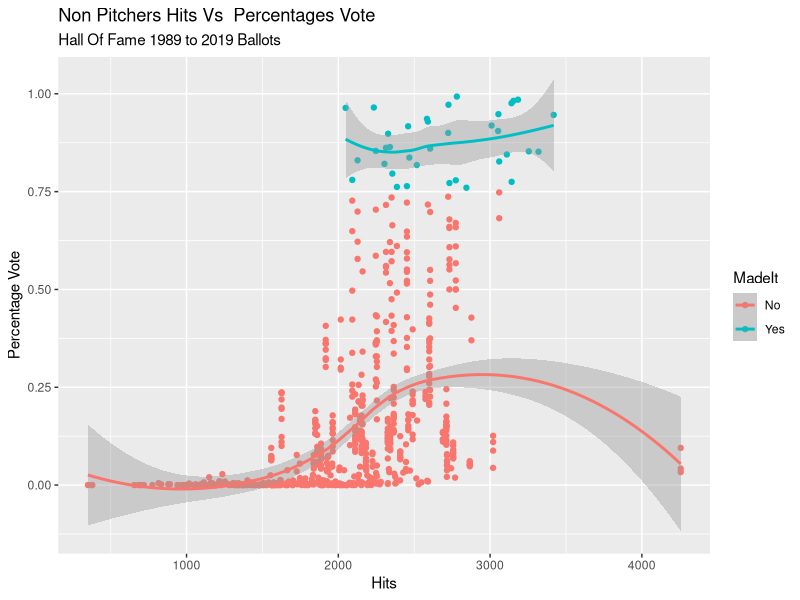
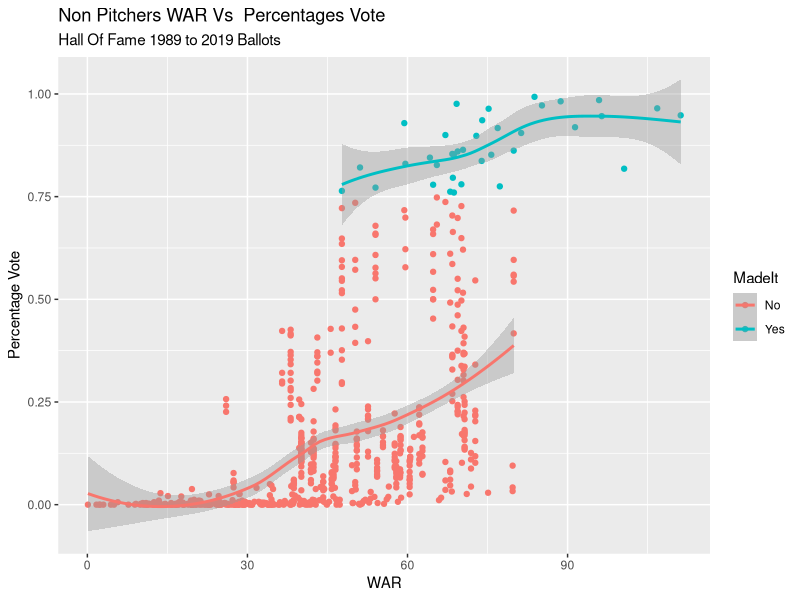
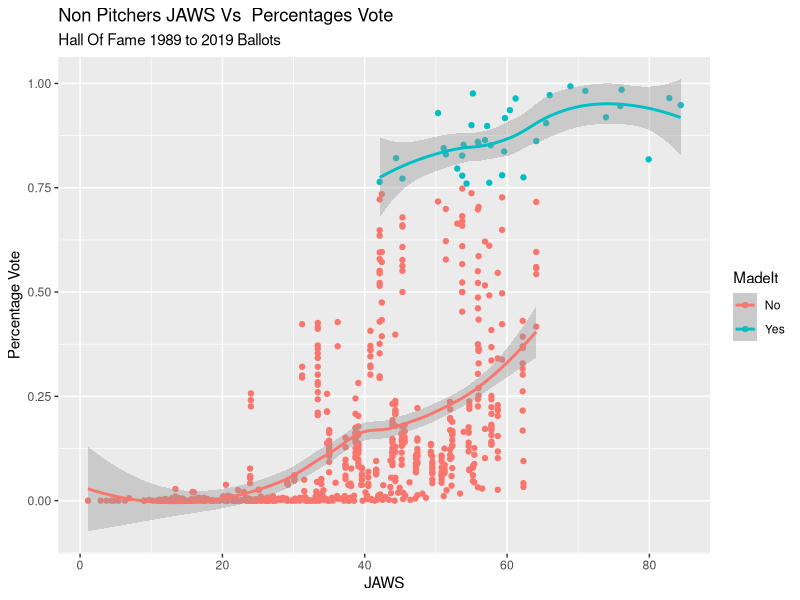
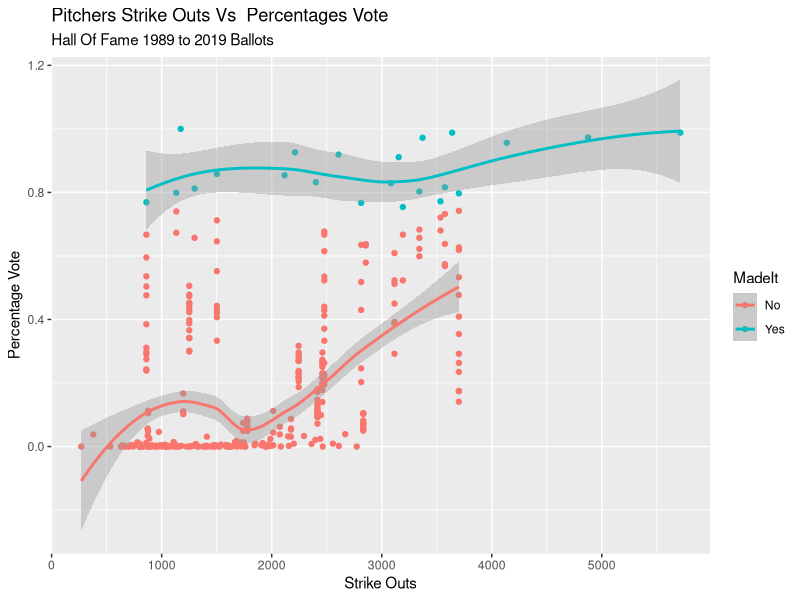
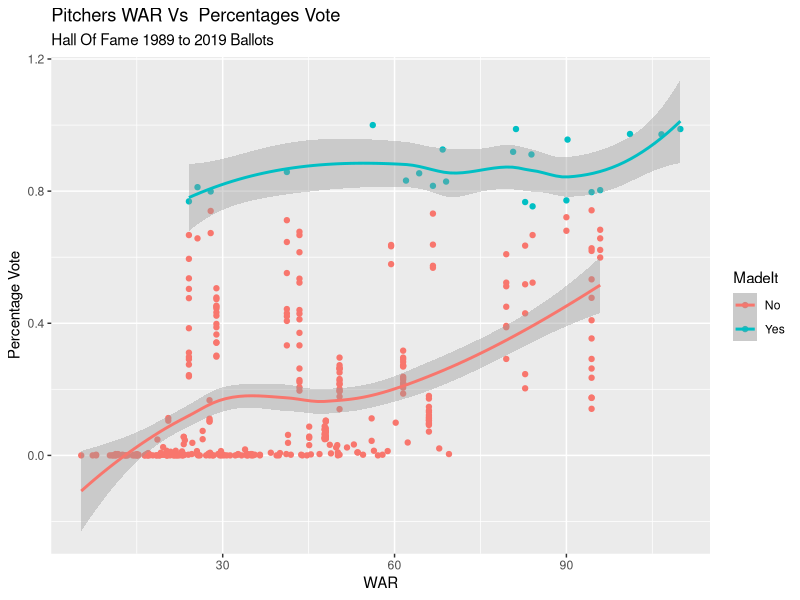
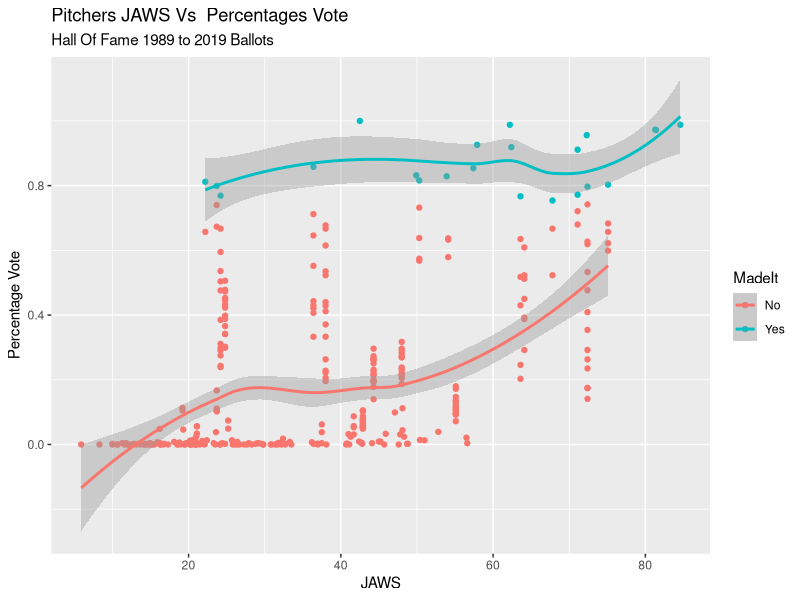
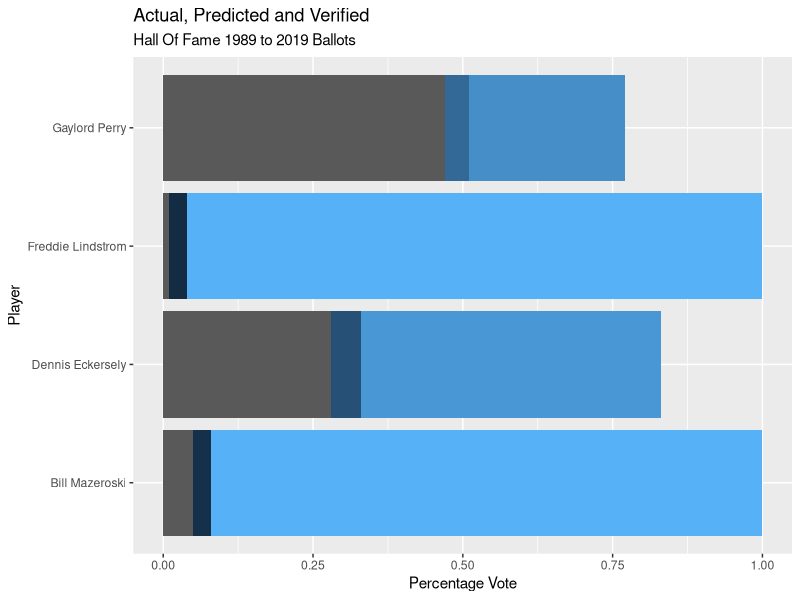
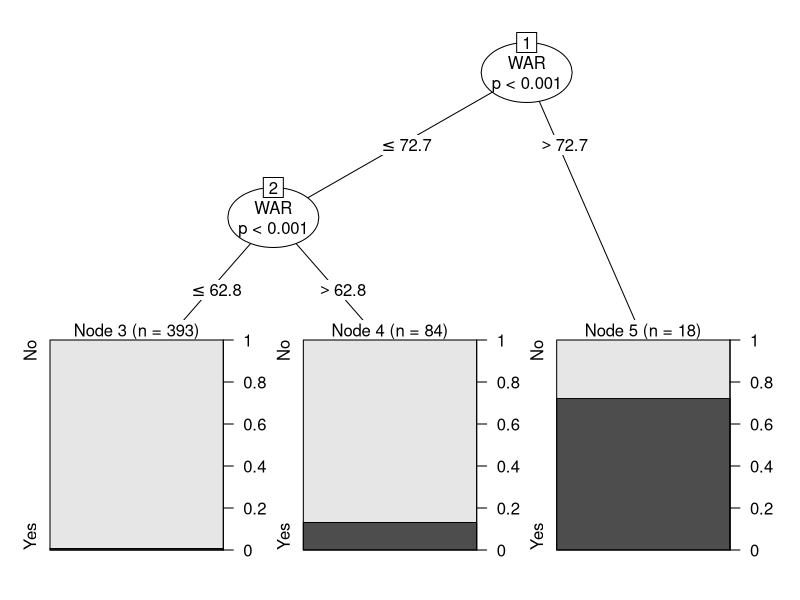

Reproduce these figures in R, in order.
## ---- chunk 1
install.packages("tidyverse")
library(tidyverse)

## ---- chunk 2
hallOfFame <- read_csv("Baseball 1989-2019.csv",col_types = cols(Year = col_integer()))
## ---- chunk 3
hallOfFame[is.na(hallOfFame)] <- 0
hallOfFame <- subset(hallOfFame, !(Name == "y Roger Clemens" | Name == "y Barry Bonds"))
hallOfFame
## ---- chunk 4
hallOfFame$MadeIt <- as.factor(ifelse(hallOfFame$Pvote > 0.750, "Yes", "No"))
## ---- chunk 5
pitchers <- subset(hallOfFame, W > 0, col_types = cols(BA = col_integer(), HR = col_integer(), R = col_integer()))
pitchers
## ---- chunk 6
nonPitchers <- subset(hallOfFame, W == 0)
## ---- chunk 7
votesHcorrelation <- cor(nonPitchers$Pvote, nonPitchers$H)
votesHcorrelation
cat("The correlation between votes and hits is", votesHcorrelation)
## ---- chunk 8
votesRcorrelation <- cor(nonPitchers$Pvote, nonPitchers$R)
votesRcorrelation
cat("The correlation between votes and runs is", votesRcorrelation)
## ---- chunk 9
votesWARcorrelation <- cor(nonPitchers$Pvote, nonPitchers$WAR)
votesWARcorrelation
cat("The correlation between votes and WAR is", votesWARcorrelation)
## ---- chunk 10
votesSOcorrelation <- cor(pitchers$Pvote, pitchers$SO)
votesSOcorrelation
cat("The correlation between votes and Strike Outs is", votesSOcorrelation)
## ---- chunk 11
votesWARPcorrelation <- cor(pitchers$Pvote, pitchers$WAR)
votesWARPcorrelation
cat("The correlation between votes and WAR of pitchers is", votesWARPcorrelation)
## ---- chunk 12
nonPitchersHOF <- subset(nonPitchers, Pvote >= 0.750)
nonPitchersNOHOF <- subset(nonPitchers, Pvote <= 0.750)
t.test(nonPitchersHOF$H, nonPitchersNOHOF$H)
t.test(nonPitchersHOF$WAR, nonPitchersNOHOF$WAR)
t.test(nonPitchersHOF$JAWS, nonPitchersNOHOF$WAR)

cat("all p-values < alpha (0.05). The null hypothesis IS rejected.\n")
cat("The mean of Hits, Runs and WAR of Hall of Famers and Not Hall Of Famers non Pitchers  ARE significantly different.")

ggplot(data = nonPitchers, mapping = aes(x = H, y = Pvote, color = MadeIt)) +
         geom_point() +
  geom_smooth(method = "loess") +
   labs(title = "Non Pitchers Hits Vs  Percentages Vote", subtitle = "Hall Of Fame 1989 to 2019 Ballots", x = "Hits", y = "Percentage Vote")

ggplot(data = nonPitchers, mapping = aes(x = WAR, y = Pvote, color = MadeIt)) +
         geom_point() +
  geom_smooth(method = "loess") +
  labs(title = "Non Pitchers WAR Vs  Percentages Vote", subtitle = "Hall Of Fame 1989 to 2019 Ballots", x = "WAR", y = "Percentage Vote")

ggplot(data = nonPitchers, mapping = aes(x = JAWS, y = Pvote, color = MadeIt)) +
         geom_point() +
  geom_smooth(method = "loess") +
  labs(title = "Non Pitchers JAWS Vs  Percentages Vote", subtitle = "Hall Of Fame 1989 to 2019 Ballots", x = "JAWS", y = "Percentage Vote")
## ---- chunk 13
pitchersHOF <- subset(pitchers, Pvote >= 0.750)
pitchersNOHOF <- subset(pitchers, Pvote <= 0.750)
t.test(pitchersHOF$SO, pitchersNOHOF$SO)
t.test(pitchersHOF$WAR, pitchersNOHOF$WAR)
cat("all p-values < alpha (0.05). The null hypothesis IS rejected.\n")
cat("The mean of Strike Outs and WAR of Hall of Famers and Not Hall Of Famers Pitchers are significantly different.")

ggplot(data = pitchers, mapping = aes(x = SO, y = Pvote, color = MadeIt)) +
         geom_point() +
  geom_smooth(method = "loess") +
  labs(title = "Pitchers Strike Outs Vs  Percentages Vote", subtitle = "Hall Of Fame 1989 to 2019 Ballots", x = "Strike Outs", y = "Percentage Vote")

ggplot(data = pitchers, mapping = aes(x = WAR, y = Pvote, color = MadeIt)) +
         geom_point() +
  geom_smooth(method = "loess") +
  labs(title = "Pitchers WAR Vs  Percentages Vote", subtitle = "Hall Of Fame 1989 to 2019 Ballots", x = "WAR", y = "Percentage Vote")

ggplot(data = pitchers, mapping = aes(x = JAWS, y = Pvote, color = MadeIt)) +
         geom_point() +
  geom_smooth(method = "loess") +
  labs(title = "Pitchers JAWS Vs  Percentages Vote", subtitle = "Hall Of Fame 1989 to 2019 Ballots", x = "JAWS", y = "Percentage Vote")
## ---- chunk 14
model1 <- lm(Pvote ~ H + WAR , data = nonPitchers)
model1
## ---- chunk 15
testFL <- data.frame(H = c(1747), WAR = c(28.3))

predictedVoteFL <- predict(model1, testFL)
cat("Freddie Lindstrom predicted vote percentage by Hits and WAR is", predictedVoteFL)
## ---- chunk 16
FLv <- subset(nonPitchers, H <= 2000 & H >= 1500 & WAR <= 35 & WAR >= 25)
avgVotesFL <- mean(FLv$Pvote)
avgVotesFL
## ---- chunk 17
testBM <- data.frame(H = c(2016) ,WAR = c(30.9))

predictedVoteBM <- predict(model1, testBM)
cat("Bill Mazeroski predicted vote percentage by Hits and War is", predictedVoteBM)
## ---- chunk 18
BMv <- subset(nonPitchers, H <= 2500 & H >= 2000 & WAR <= 35 & WAR >= 25)
avgVotesBM <- mean(BMv$Pvote)
avgVotesBM
## ---- chunk 19
model2 <- lm(Pvote ~ SO + WAR , data = pitchers)
model2
## ---- chunk 20
testGP <- data.frame(SO = c(3534), WAR = c(90))

predictedVoteGP <- predict(model2, testGP)
cat("Gaylord Perry predicted votes percentage by Strike Outs and WAR is", predictedVoteGP)
## ---- chunk 21
GPv <- subset(pitchers, SO <= 4000 & SO >= 3500 & WAR <= 100 & WAR >= 90)
avgVotesGP <- mean(GPv$Pvote)
avgVotesGP
## ---- chunk 22
testDE <- data.frame(SO = c(2401), WAR = c(62))

predictedVoteDE <- predict(model2, testDE)
cat("Dennis Eckersely predicted votes percentage by Strike Outs and WAR is", predictedVoteDE)
## ---- chunk 23
DEv <- subset(pitchers, SO <= 2500 & SO >= 2000 & WAR <= 65 & WAR >= 55)
avgVotesDE <- mean(DEv$Pvote)
avgVotesDE
## ---- chunk 24
prediction <- read_csv("predictionHOF.csv")
## ---- chunk 25
ggplot(data = prediction, mapping = aes(x = Name))+
  geom_col(data = prediction, mapping = aes(y = ActualVotes, fill = ActualVotes),show.legend = FALSE)+
  geom_col(data = prediction, mapping = aes(y = Prediction, fill = Prediction),show.legend = FALSE)+
  geom_col(data = prediction, mapping = aes(y = Verification, fiLL = Verification),show.legend = FALSE)+
  coord_flip()+
   labs(title = "Actual, Predicted and Verified", subtitle = "Hall Of Fame 1989 to 2019 Ballots", x = "Player", y = "Percentage Vote") 
## ---- chunk 26
install.packages("Metrics")
library(Metrics)
## ---- chunk 27
mse <- mse(prediction$Prediction, prediction$Verification)
cat("Mean Squared Error:", mse)
## ---- chunk 28
install.packages("party")
library(party)
## ---- chunk 29
nonPitchers
library(caTools)

set.seed(1234) 

sample1 = sample.split(nonPitchers$Name, SplitRatio = .75)
train1 = subset(nonPitchers, sample1 == TRUE)
test1  = subset(nonPitchers, sample1 == FALSE)
## ---- chunk 30
tree1 <- ctree(MadeIt ~ WAR + JAWS, data = train1)
plot(tree1) 
## ---- chunk 31
testJeter <- data.frame(WAR = 72.8, JAWS = 57.4)
predictionJeter <- predict(tree1, testJeter)
cat("Jeter Hall of Famer ?",  as.character(predictionJeter))
## ---- chunk 32
testHunter <- data.frame(WAR = 50.1	, JAWS = 40.4)
predictionHunter <- predict(tree1, testHunter)
cat("Hunter Hall of Famer ?",  as.character(predictionHunter))
## ---- chunk 33
testRodriguez <- data.frame(WAR = 117.8, JAWS = 91.0)
predictionRodriguez <- predict(tree1, testRodriguez)
cat("Rodriguez Hall of Famer ?",  as.character(predictionRodriguez))
## ---- chunk 34
testOrtiz <- data.frame(WAR = 55.3, JAWS = 45.2	)
predictionOrtiz <- predict(tree1, testOrtiz)
cat("Ortiz Hall of Famer ?",  as.character(predictionOrtiz))
## ---- chunk 35
set.seed(1234)

sample2 = sample.split(pitchers$Name, SplitRatio = .75)
train2 = subset(pitchers, sample2 == TRUE)
test2  = subset(pitchers, sample2 == FALSE)
## ---- chunk 36
tree2 <- ctree(MadeIt ~ WAR + JAWS, data = train2)
plot(tree2)
## ---- chunk 37
testLee <- data.frame(WAR = 43.5, JAWS = 41.6)
predictionLee <- predict(tree2, testLee)
cat("Lee Hall of Famer ?",  as.character(predictionLee))
## ---- chunk 38
testHudson <- data.frame(WAR = 58.1, JAWS = 48.2)
predictionHudson <- predict(tree2, testHudson)
cat("Hudson Hall of Famer ?",  as.character (predictionHudson))
## ---- chunk 39
testPeavy <- data.frame(WAR = 39.6, JAWS = 35.2)
predictionPeavy <- predict(tree2, testPeavy)
cat("Peavy Hall of Famer ?",  as.character (predictionPeavy))
## ---- chunk 40
testLackey <- data.frame(WAR = 37.6, JAWS = 33.5)
predictionLackey <- predict(tree2, testLackey)
cat("Lackey Hall of Famer ?",  as.character(predictionLackey))
## ---- chunk 41
classification <- read_csv("WAR-JAWS-MADEIT.csv")
classification1 <- na.omit(classification)
## ---- chunk 42
ggplot(data = classification1, mapping = aes(x = WAR, y = JAWS, color = MadeIt))+
  geom_point(size = 5)+
  geom_text(aes(label  = Name),color = "Black", size = 3, position = "stack") +
  xlim(25,125) +
  ylim(25,91) +
    labs(title = "WAR VS JAWS", subtitle = "Top Non Pitchers and Pitchers Entrees of 2020-2023 Ballots", x = "WAR", y = "JAWS")
## ---- chunk 43
install.packages("forecast")
install.packages("knitr")
install.packages("rmarkdown")
library(forecast)
library(knitr)
library(rmarkdown)

## ---- chunk 44

xp <- group_by(pitchers, Year)%>%
  summarise(SO = mean(SO))
data123 <- ts(xp[,2], start = c(1989), frequency = 1)
plot(data123, main = "Average Strike outs per Year", ylab = "Strike outs", xlab = "Year", col = "darkblue")

traints = window(data123, start = 1989, end = 2014)


testts = window(data123, start = 2015, end = 2019)
## ---- chunk 45
arimaModel1 <- auto.arima(traints)
arimaForecast1 <-forecast(arimaModel1, h = 5)
arimaForecast1
## ---- chunk 46
plot(arimaForecast1, main = "Forecast Future Average Strike outs per Year", ylab = "Strike outs", xlab = "Year", col = "darkblue")
## ---- chunk 47
plot(testts, main = "Real data vs Predicted data of Strikeout", ylab = "Average Strikeouts", xlab = "Year", col = "darkblue")  
lines(arimaForecast1$mean, col="red")
legend("topright", lty = 1, bty = "n", col = c("red","blue"), c("Actual","Predicted"))
## ---- chunk 48
accuracy(arimaForecast1, testts)
## ---- chunk 49
#Non pitchers
xd <- group_by(nonPitchers, Year)%>%
  summarise(AVG = mean(H))
data22 <- ts(xd[,2], start = c(1989), frequency = 1)

plot(data22, main = "Average Hits per Year", ylab = "Average Hits", xlab = "Year", col = "darkblue")

traints2 = window(data22, start = 1989, end = 2014)
testts2 = window(data22, start = 2015, end = 2019)

## ---- chunk 50
arimaModel2 <- auto.arima(traints2)
arimaForecast2 <-forecast(arimaModel2, h = 5)
arimaForecast2
## ---- chunk 51
plot(arimaForecast2, main = "Prediction of Average Hits per Year", ylab = "Average Hits", xlab = "Year", col = "darkblue")
## ---- chunk 52

plot(testts2, main = "Real data vs Predicted data of Hits", ylab = "Average Hits", xlab = "Year", col = "darkblue")  
lines(arimaForecast2$mean, col="red")
legend("topleft", lty = 1, bty = "n", col = c("red","blue"), c("Actual","Predicted"))
## ---- chunk 53
accuracy(arimaForecast2, testts2)
## ---- chunk 54
pitchers$Pos  <- as.character("Pitchers")
nonPitchers$Pos <- as.character("Non Pitchers")
hallOfFame1 <- rbind(pitchers, nonPitchers)
## ---- chunk 55
ggplot(data = hallOfFame1, mapping = aes(WAR, JAWS, color = Pos)) +
  geom_point() +
  labs(title = "WAR VS JAWS",  subtitle = "Hall Of Fame 1989-2019 Ballot", x = "WAR", y = "JAWS")
## ---- chunk 56
set.seed(20)
 
stats <- data.frame(WAR = hallOfFame1$WAR, JAWS = hallOfFame1$JAWS)
stats
## ---- chunk 57
statscluster <- kmeans(stats, 2, nstart = 25)
statscluster
## ---- chunk 58
table(statscluster$cluster, hallOfFame1$Pos)
## ---- chunk 59
hallOfFame1$cluster <- as.factor(statscluster$cluster)
hallOfFame1$Pos <- as.factor(hallOfFame1$Pos)

centroids <- as.data.frame(statscluster$centers)
centroids$cluster <- as.factor(c(1:2))

ggplot() +
  geom_point(data = hallOfFame1, mapping = aes(x = WAR, y = JAWS, color = cluster, shape = Pos)) +
   geom_point(data = centroids, aes(x = WAR, y = JAWS), size = 20, shape = 13)+
  labs(title = "", x = "", y = "") + 
  facet_wrap(~Pos, nrow = 1) +
    labs(title = "2 Cluster for Non Pitchers and Pitchers", subtitle = "Hall Of Fame 1989 to 2019 Ballots", x = "WAR", y = "JAWS")
  
## ---- chunk 60
wss <- numeric(15)
for (k in 1:15) 
  wss[k] = sum(kmeans(stats, k, nstart = 25) $withinss)

## ---- chunk 61

wssResults <- data.frame(k = c(1:15), wss = wss)
wssResults
## ---- chunk 62

ggplot(data = wssResults, mapping = aes(x = k, y = wss)) +
  geom_point() +
  geom_line() +
  labs(title = "K mean: Hall Of Fame", x = "Number of Clusters k", y = "within sum of squares")
## ---- chunk 63
statscluster2 <- kmeans(stats, 4, nstart = 25)
statscluster2
## ---- chunk 64
table(statscluster2$cluster, hallOfFame1$Pos)
## ---- chunk 65
hallOfFame1$cluster2 <- as.factor(statscluster2$cluster)

centroids2 <- as.data.frame(statscluster2$centers)
centroids2$cluster <- as.factor(c(1:4))
 
ggplot(data = hallOfFame1) +
  geom_point(mapping = aes(x = WAR, y = JAWS, color = cluster2, shape = Pos)) +
   geom_point(data = centroids2, aes(x = WAR, y = JAWS), size = 20, shape = 13)+
  labs(title = "", x = "", y = "") +
  facet_wrap(~Pos, nrow = 1) +
  labs(title = "4 Cluster for Non Pitchers and Pitchers", subtitle = "Hall Of Fame 1989 to 2019 Ballots", x = "WAR", y = "JAWS")
